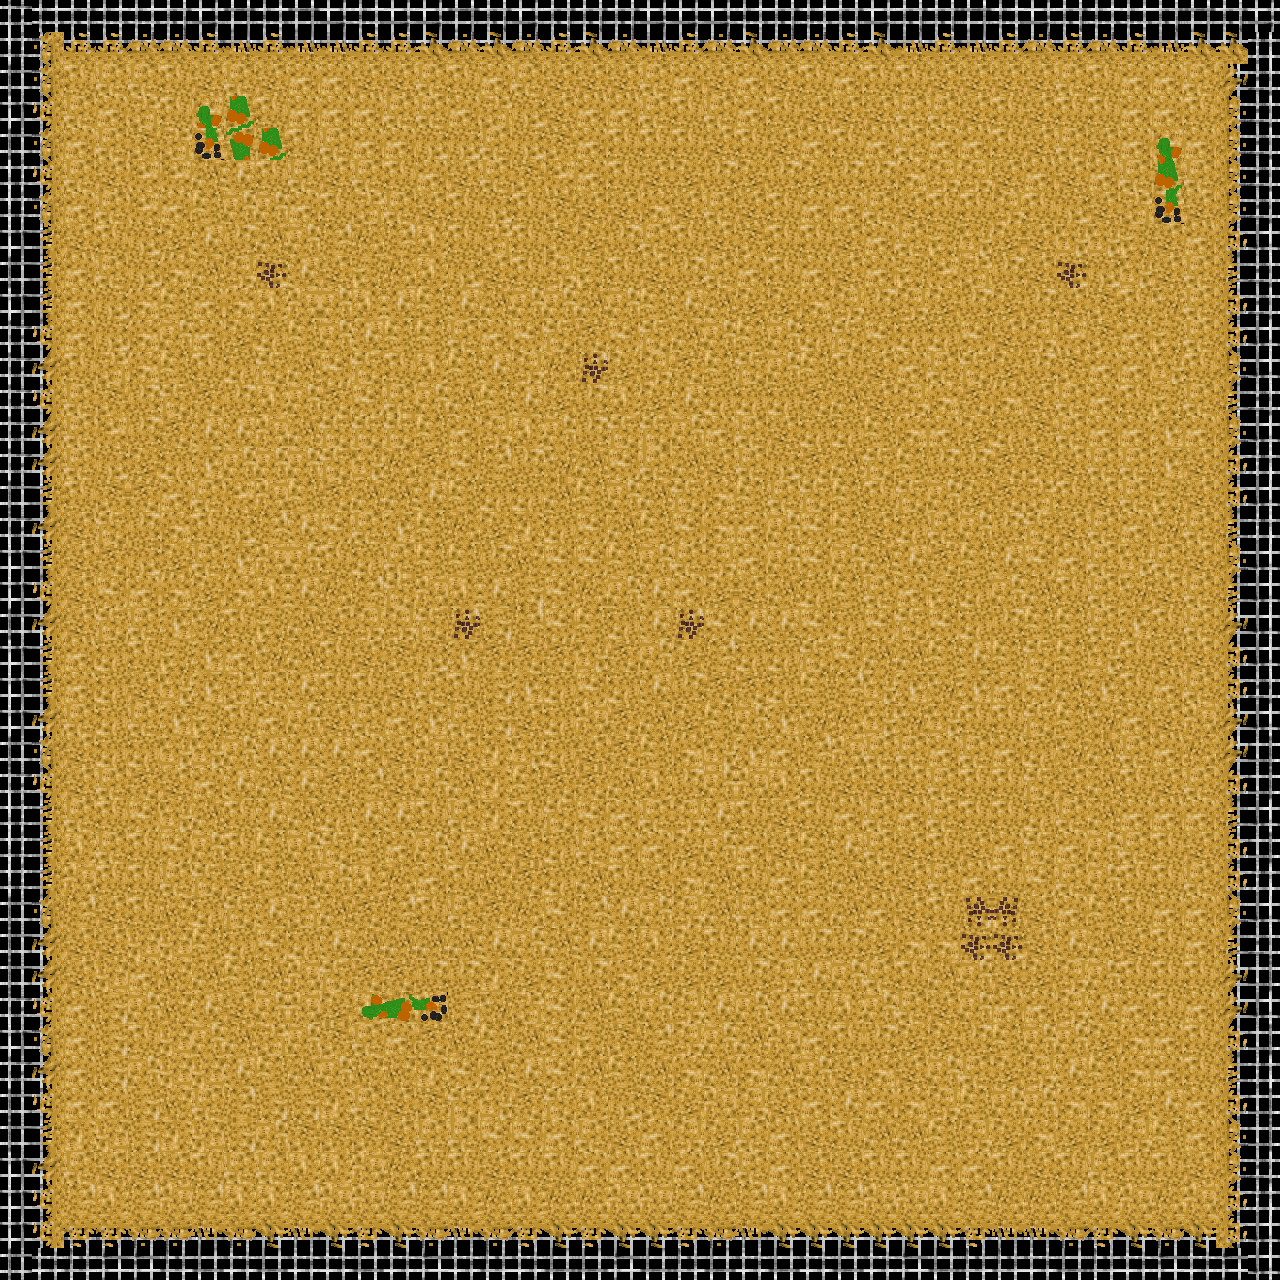

This is a level from a 2D game, rendered from its Tiled map with the project's own tilesets. A one-line summary and the map file follow, with tile-layer data summarised:
An orthogonal 40x40 tile map with 32x32 px tiles, 1 tile layer (floor).

<map version="1.0" orientation="orthogonal" renderorder="right-down" width="40" height="40" tilewidth="32" tileheight="32" nextobjectid="1">
 <tileset firstgid="1" name="ratcage_floor1" tilewidth="32" tileheight="32" tilecount="16" columns="4">
  <image source="../tilesets/ratcage_floor.png" width="128" height="128" />
 </tileset>
 <layer name="floor" width="40" height="40">
  <data>[1600 cells, 1600 non-empty, 16 distinct tile ids]</data>
 </layer>
</map>